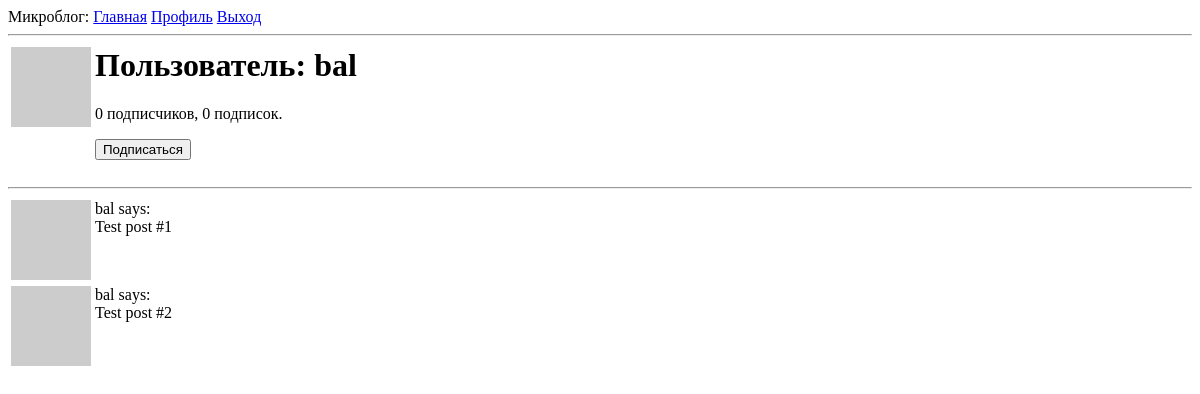
/user/bal (signed in), run on an earlier commit of the app's database.
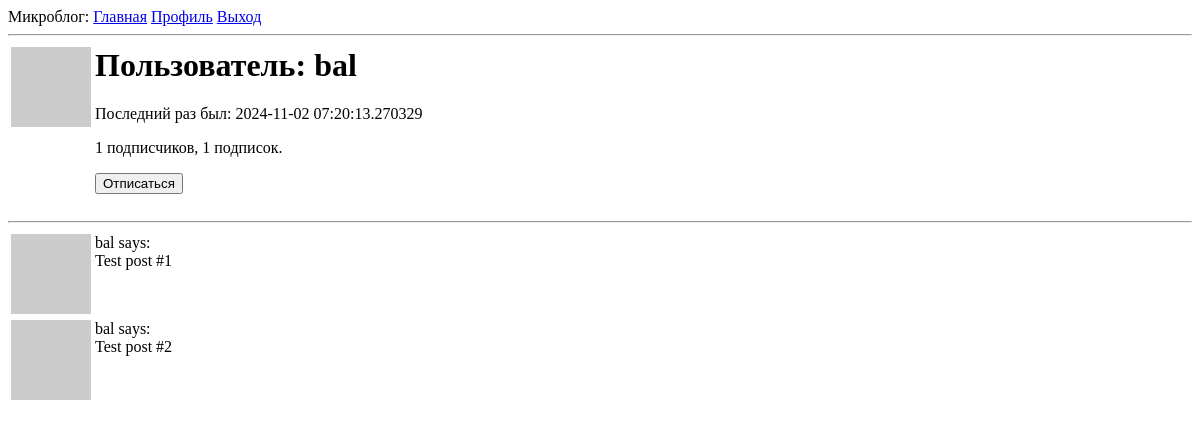
And on a later commit of the database.
### app/models.py (models this page shows, shortened)
class User(UserMixin, db.Model):
    id: so.Mapped[int] = so.mapped_column(primary_key=True)
    username: so.Mapped[str] = so.mapped_column(sa.String(64), index=True, unique=True)
    email: so.Mapped[str] = so.mapped_column(sa.String(120), index=True, unique=True)
    password_hash: so.Mapped[Optional[str]] = so.mapped_column(sa.String(256))
    posts: so.WriteOnlyMapped['Post'] = so.relationship(back_populates='author')
    about_me: so.Mapped[Optional[str]] = so.mapped_column(sa.String(140))
    last_seen: so.Mapped[Optional[datetime]] = so.mapped_column(default=lambda: datetime.now(timezone.utc))
    following: so.WriteOnlyMapped['User'] = so.relationship(
        secondary=followers, primaryjoin=(followers.c.follower_id == id),
        secondaryjoin=(followers.c.followed_id == id),
        back_populates='followers')
    followers: so.WriteOnlyMapped['User'] = so.relationship(
        secondary=followers, primaryjoin=(followers.c.followed_id == id),
        secondaryjoin=(followers.c.follower_id == id),
        back_populates='following')
    def avatar(self, size):
        digest = md5(self.email.lower().encode('utf-8')).hexdigest()
        return f'https://www.gravatar.com/avatar/{digest}?d=identicon&s={size}'
    def is_following(self, user):
        query = self.following.select().where(User.id == user.id)
        return db.session.scalar(query) is not None
    def followers_count(self):
        query = sa.select(sa.func.count()).select_from(self.followers.select().subquery())
        return db.session.scalar(query)
    def following_count(self):
        query = sa.select(sa.func.count()).select_from(self.following.select().subquery())
        return db.session.scalar(query)

### app/routes.py (the view)
@app.route('/user/<username>')
@login_required
def user(username):
    user = db.first_or_404(sa.select(User).where(User.username == username))
    posts = [
        {'author': user, 'body': 'Test post #1'},
        {'author': user, 'body': 'Test post #2'}
    ]
    form = EmptyForm()
    return render_template('user.html', user=user, posts=posts, form=form)

### app/forms.py
class EmptyForm(FlaskForm):
    submit = SubmitField('Submit')

### app/models.py (called while the page is built)
@login.user_loader
def load_user(id):
  return db.session.get(User, int(id))

### app/routes.py (called while the page is built)
@app.before_request
def before_request():
    if current_user.is_authenticated:
        current_user.last_seen = datetime.now(timezone.utc)
        db.session.commit()

### app/templates/user.html (shortened to what this page needs)
{% extends "base.html" %}
{% block content %}
    <table>
        <tr valign="top">
            <td><img src="{{ user.avatar(128) }}"></td>
            <td>
                <h1>Пользователь: {{ user.username }}</h1>
                {% if user.last_seen %}<p>Последний раз был: {{ user.last_seen }}</p>{% endif %}
                <p>{{ user.followers_count() }} подписчиков, {{ user.following_count() }} подписок.</p>
                {% if user == current_user %}
                <p><a href="{{ url_for('edit_profile') }}">Редактирование профиля</a></p>
                {% elif not current_user.is_following(user) %}
                <p>
                    <form action="{{ url_for('follow', username=user.username) }}" method="post">
                        {{ form.submit(value='Подписаться') }}
                    </form>
                </p>
                {% else %}
                <p>
                    <form action="{{ url_for('unfollow', username=user.username) }}" method="post">
                        {{ form.submit(value='Отписаться') }}
                    </form>
                </p>
                {% endif %}
            </td>
        </tr>
    </table>
    <hr>
    {% for post in posts %}
        {% include '_post.html' %}
    {% endfor %}
{% endblock %}

### app/templates/base.html (shortened to what this page needs)
<html>
  <head>
  </head>
  <body>
    <div>
      Микроблог:
      <a href="{{ url_for('index') }}">Главная</a>
      {% if current_user.is_anonymous %}
      <a href="{{ url_for('login') }}">Вход</a>
      {% else %}
      <a href="{{ url_for('user', username=current_user.username) }}">Профиль</a>
      <a href="{{ url_for('logout') }}">Выход</a>
      {% endif %}
    </div>
    <hr>
    {% block content %}{% endblock %}
  </body>
</html>

### app/templates/_post.html
<table>
  <tr valign="top">
    <td><img src="{{ post.author.avatar(36) }}"></td>
    <td>{{ post.author.username }} says:<br>{{ post.body }}</td>
  </tr>
</table>

What changed in the data, as far as the page shows it:
changed User "bal": last_seen (not shown) → "2024-11-02 07:20:13.270329"
Also different on the page:
{{ user.followers_count() }}: "0" → "1"
{{ user.following_count() }}: "0" → "1"
form field submit: (not shown) → "Отписаться"
form field submit: "Подписаться" → (not shown)
text now shown: "Последний раз был:"
